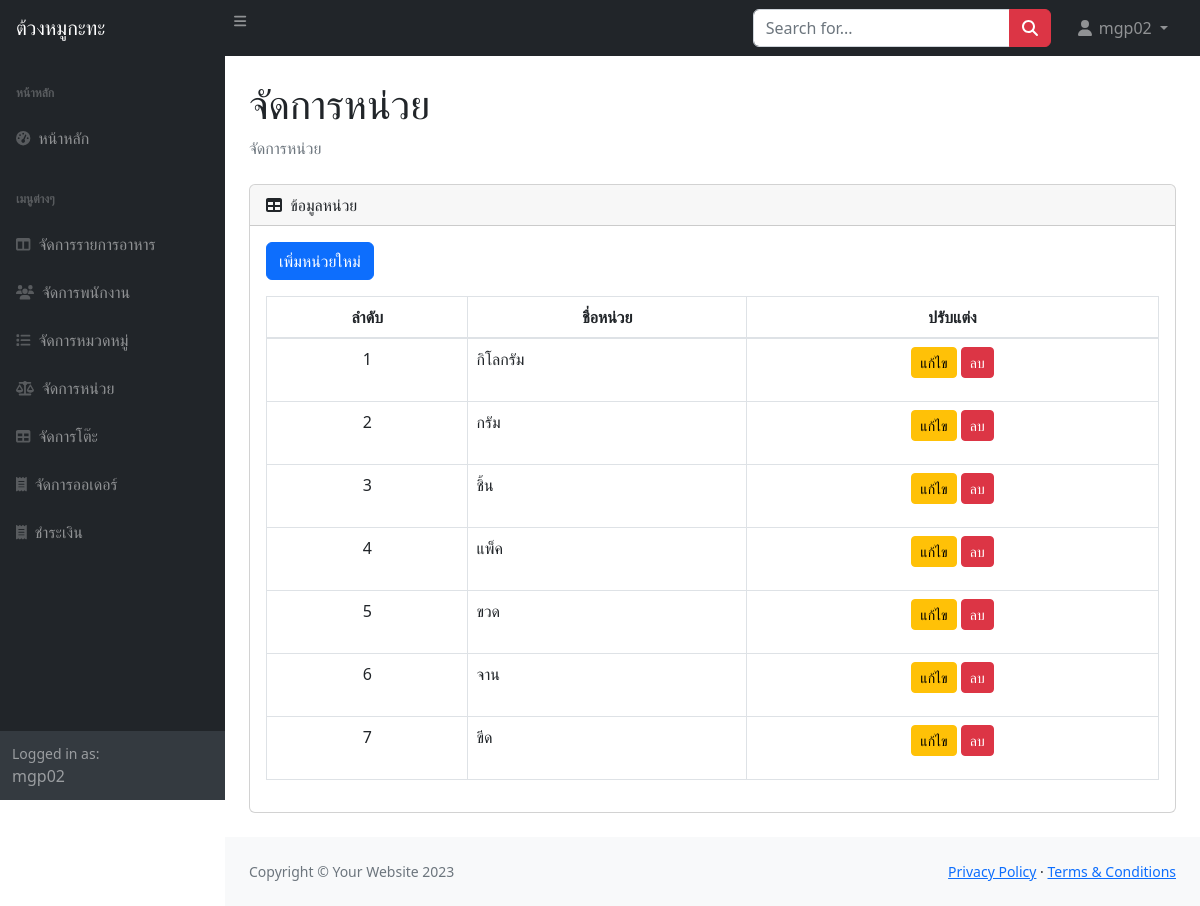
Screenshot of /unit.php (signed in) with the database file from the repository.
### tables this page shows
CREATE TABLE `unit` (
  `unit_id` int(11) NOT NULL,
  `name` varchar(100) NOT NULL
);

### unit.php (the view, shortened to what this page needs)
<?php
include 'includes/db_connect.php';
$sql = "SELECT unit_id, name FROM unit";
$result = $conn->query($sql);
?>
<!DOCTYPE html>
<html lang="en">
<head>
    <link rel="stylesheet" href="https://cdn.jsdelivr.net/npm/bootstrap@5.2.3/dist/css/bootstrap.min.css">
    <link rel="stylesheet" href="https://maxcdn.bootstrapcdn.com/bootstrap/4.5.2/css/bootstrap.min.css">
    <link rel="stylesheet" href="css/styles.css">
</head>
<body class="sb-nav-fixed">
    <nav class="sb-topnav navbar navbar-expand navbar-dark bg-dark">
        <a class="navbar-brand ps-3" href="index.php">ต้วงหมูกะทะ</a>
        <button class="btn btn-link btn-sm order-1 order-lg-0 me-4 me-lg-0" id="sidebarToggle" href="#!"><i class="fas fa-bars"></i></button>
        <form class="d-none d-md-inline-block form-inline ms-auto me-0 me-md-3 my-2 my-md-0">
            <div class="input-group">
                <input class="form-control" type="text" placeholder="Search for..." aria-label="Search for..." aria-describedby="btnNavbarSearch" />
                <button class="btn btn-danger" id="btnNavbarSearch" type="button"><i class="fas fa-search"></i></button>
            </div>
        </form>
        <ul class="navbar-nav ms-auto ms-md-0 me-3 me-lg-4">
            <li class="nav-item dropdown">
                <a class="nav-link dropdown-toggle" id="navbarDropdown" href="#" role="button" data-bs-toggle="dropdown" aria-expanded="false">
                    <i class="fas fa-user fa-fw"></i>
                    <?php if (isset($_SESSION['username'])): ?>
                        <?php echo $_SESSION['username']; ?>
                    <?php else: ?>
                        ผู้เยี่ยมชม
                    <?php endif; ?>
                </a>
            </li>
        </ul>
    </nav>
    <div id="layoutSidenav">
        <div id="layoutSidenav_nav">
            <nav class="sb-sidenav accordion sb-sidenav-dark" id="sidenavAccordion">
                <div class="sb-sidenav-menu">
                    <div class="nav">
                        <div class="sb-sidenav-menu-heading">หน้าหลัก</div>
                        <a class="nav-link" href="index.php">
                            <div class="sb-nav-link-icon"><i class="fas fa-tachometer-alt"></i></div>
                            หน้าหลัก
                        </a>
                        <div class="sb-sidenav-menu-heading">เมนูต่างๆ</div>
                        <a class="nav-link" href="manage_menu.php">
                            <div class="sb-nav-link-icon"><i class="fas fa-columns"></i></div>
                            จัดการรายการอาหาร
                        </a>
                        <a class="nav-link" href="manage_employees.php">
                            <div class="sb-nav-link-icon"><i class="fas fa-users"></i></div>
                            จัดการพนักงาน
                        </a>
                        <a class="nav-link" href="category.php">
                            <div class="sb-nav-link-icon"><i class="fas fa-list"></i></div>
                            จัดการหมวดหมู่
                        </a>
                        <a class="nav-link" href="unit.php">
                            <div class="sb-nav-link-icon"><i class="fas fa-balance-scale"></i></div>
                            จัดการหน่วย
                        </a>
                        <a class="nav-link" href="manage_tables.php">
                            <div class="sb-nav-link-icon"><i class="fas fa-table"></i></div>
                            จัดการโต๊ะ
                        </a>
                        <a class="nav-link" href="manage_orders.php">
                            <div class="sb-nav-link-icon"><i class="fas fa-receipt"></i></div>
                            จัดการออเดอร์
                        </a>
                        <a class="nav-link" href="cashier.php">
                            <div class="sb-nav-link-icon"><i class="fas fa-receipt"></i></div>
                            ชำระเงิน
                        </a>
                    </div>
                </div>
                <div class="sb-sidenav-footer">
                    <div class="small">Logged in as:</div>
                    <?php if (isset($_SESSION['username'])): ?>
                        <?php echo $_SESSION['username']; ?>
                    <?php else: ?>
                        Guest
                    <?php endif; ?>
                </div>
            </nav>
        </div>
        <div id="layoutSidenav_content">
            <main>
                <div class="container-fluid px-4">
                    <h1 class="mt-4">จัดการหน่วย</h1>
                    <ol class="breadcrumb mb-4">
                        <li class="breadcrumb-item active">จัดการหน่วย</li>
                    </ol>
                    <div class="card mb-4">
                        <div class="card-header">
                            <i class="fas fa-table me-1"></i>
                            ข้อมูลหน่วย
                        </div>
                        <div class="card-body">
                            <a href="add_unit.php" class="btn btn-primary mb-3">เพิ่มหน่วยใหม่</a>
                            <table id="datatablesSimple" class="table table-bordered">
                                <thead>
                                    <tr>
                                        <th style="text-align: center;">ลำดับ</th>
                                        <th style="text-align: center;">ชื่อหน่วย</th>
                                        <th style="text-align: center;">ปรับแต่ง</th>
                                    </tr>
                                </thead>
                                <tbody>
                                    <?php while ($row = $result->fetch_assoc()) { ?>
                                    <tr>
                                        <td style="text-align: center;"><?php echo $row['unit_id']; ?></td>
                                        <td style="text-align: left;"><?php echo $row['name']; ?></td>
                                        <td style="text-align: center;">
                                            <a href="edit_unit.php?id=<?php echo $row['unit_id']; ?>" class="btn btn-warning btn-sm">แก้ไข</a>
                                            <button class="btn btn-danger btn-sm delete-btn" data-id="<?php echo $row['unit_id']; ?>">ลบ</button>
                                        </td>
                                    </tr>
                                    <?php } ?>
                                </tbody>
                            </table>
                        </div>
                    </div>
                </div>
            </main>
            <footer class="py-4 bg-light mt-auto">
                <div class="container-fluid px-4">
                    <div class="d-flex align-items-center justify-content-between small">
                        <div class="text-muted">Copyright &copy; Your Website 2023</div>
                        <div>
                            <a href="#">Privacy Policy</a>
                            &middot;
                            <a href="#">Terms &amp; Conditions</a>
                        </div>
                    </div>
                </div>
            </footer>
        </div>
    </div>
</body>
</html>

### rows the page displays
unit: unit_id "1", name "กิโลกรัม"
unit: unit_id "2", name "กรัม"
unit: unit_id "3", name "ชิ้น"
unit: unit_id "4", name "แพ็ค"
unit: unit_id "5", name "ขวด"
unit: unit_id "6", name "จาน"
unit: unit_id "7", name "ขีด"

### other values shown
$_SESSION['username'] "mgp02"
